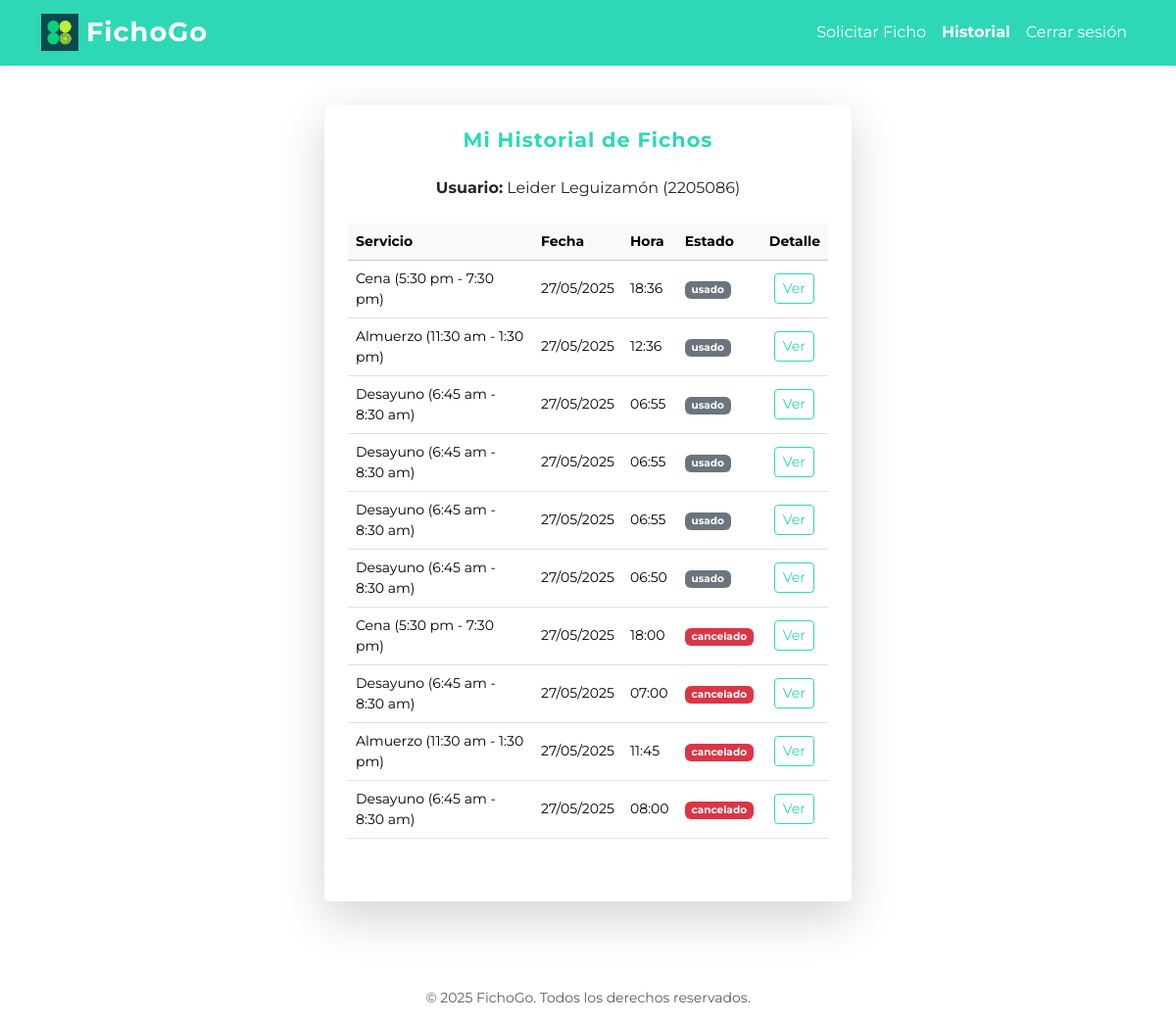
Before: /usuario/ (signed in) with the older database file.
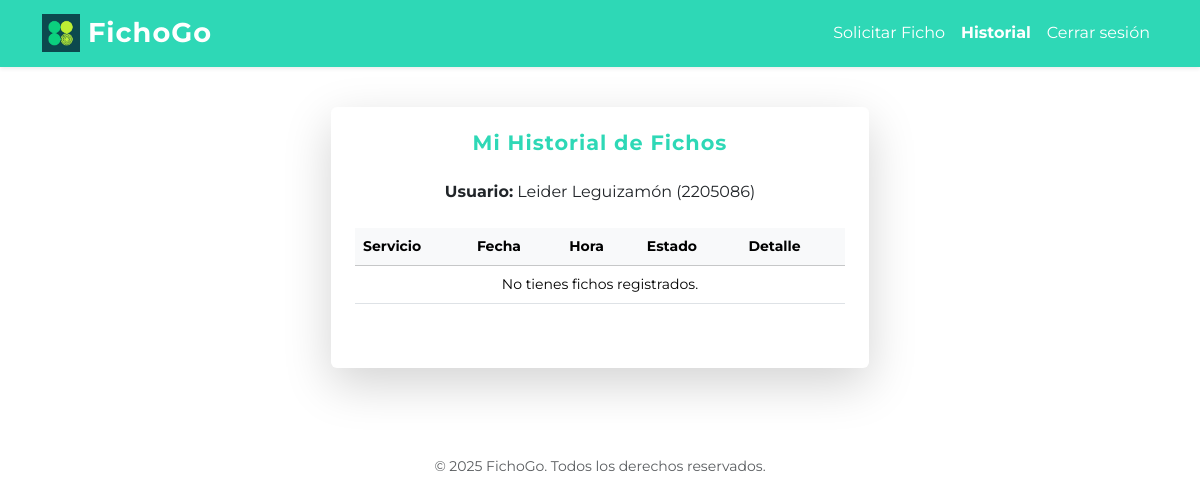
After: the same page with the newer database file.
### core/models.py (models this page shows, shortened)
class Ficho(models.Model):
    usuario = models.ForeignKey(settings.AUTH_USER_MODEL, on_delete=models.CASCADE)
    cupo = models.ForeignKey(Cupo, on_delete=models.CASCADE)
    hora = models.TimeField()
    estado = models.CharField(max_length=20, choices=[('activo', 'Activo'), ('cancelado', 'Cancelado')], default='activo')
    fecha_creacion = models.DateTimeField(auto_now_add=True)
    codigo_qr = models.ImageField(upload_to='qr/', blank=True, null=True)
    hora_validacion = models.DateTimeField(null=True, blank=True)

class Cupo(models.Model):
    SERVICIOS = [
        ('desayuno', 'Desayuno (6:45 am - 8:30 am)'),
        ('almuerzo', 'Almuerzo (11:30 am - 1:30 pm)'),
        ('cena', 'Cena (5:30 pm - 7:30 pm)')
    ]
    nombre_servicio = models.CharField(max_length=100, choices=SERVICIOS, verbose_name='Servicio')
    cantidad_total = models.PositiveIntegerField()
    cantidad_disponible = models.PositiveIntegerField()
    fecha = models.DateField()

### core/views.py (the view)
# urls.py: path('usuario/', views.usuario_view, name='usuario'),
def usuario_view(request):
    from .models import Ficho
    if not request.user.is_authenticated:
        return redirect('login')
    hoy = timezone.now().date()
    ficho_existente = None
    if not request.user.is_staff:
        ficho_existente = Ficho.objects.filter(usuario=request.user, cupo__fecha=hoy, estado='activo').order_by('-fecha_creacion').first()
        historial_fichos = Ficho.objects.filter(usuario=request.user).order_by('-fecha_creacion')[:20]
    else:
        ficho_existente = None
        historial_fichos = None
    ultimos_fichos = Ficho.objects.filter(usuario=request.user).order_by('-fecha_creacion')[:3]
    return render(request, 'core/usuario.html', {
        'ficho_existente': ficho_existente,
        'es_admin': request.user.is_staff,
        'historial_fichos': historial_fichos,
        'ultimos_fichos': ultimos_fichos,
    })

### core/templates/core/usuario.html (shortened to what this page needs)
{% extends 'core/base.html' %}
{% block content %}
<div class="container py-3 px-1 px-sm-2">
    <div class="row justify-content-center">
        <div class="col-12 col-sm-11 col-md-9 col-lg-7 col-xl-6">
            <div class="card shadow-lg border-0 mb-4">
                <div class="card-body p-3 p-md-4">
                    <h2 class="card-title text-center mb-4 text-primary fw-bold" style="letter-spacing:1px; font-size:1.3rem;">Mi Historial de Fichos</h2>
                    <p class="text-center mb-4"><strong>Usuario:</strong> {{ request.user.first_name }} ({{ request.user.username }})</p>
                    <div class="table-responsive mb-4">
                        <table class="table table-hover align-middle small">
                            <thead class="table-light">
                                <tr>
                                    <th>Servicio</th>
                                    <th>Fecha</th>
                                    <th>Hora</th>
                                    <th>Estado</th>
                                    <th>Detalle</th>
                                </tr>
                            </thead>
                            <tbody>
                                {% for ficho in historial_fichos %}
                                <tr>
                                    <td>{{ ficho.cupo.get_nombre_servicio_display }}</td>
                                    <td>{{ ficho.cupo.fecha|date:'d/m/Y' }}</td>
                                    <td>{{ ficho.hora }}</td>
                                    <td>
                                        {% if ficho.estado == 'activo' %}
                                            <span class="badge bg-info text-dark">{{ ficho.estado }}</span>
                                        {% elif ficho.estado == 'cancelado' %}
                                            <span class="badge bg-danger">{{ ficho.estado }}</span>
                                        {% elif ficho.estado == 'usado' or ficho.estado == 'validado' %}
                                            <span class="badge bg-secondary">{{ ficho.estado }}</span>
                                        {% else %}
                                            <span class="badge bg-light text-dark">{{ ficho.estado }}</span>
                                        {% endif %}
                                    </td>
                                    <td><a href="{% url 'ver_ficho' ficho.id %}" class="btn btn-outline-primary btn-sm">Ver</a></td>
                                </tr>
                                {% empty %}
                                <tr><td colspan="5" class="text-center">No tienes fichos registrados.</td></tr>
                                {% endfor %}
                            </tbody>
                        </table>
                    </div>
                </div>
            </div>
        </div>
    </div>
</div>
{% endblock %}

### core/templates/core/base.html (shortened to what this page needs)
<!DOCTYPE html>
<html lang="es">
<head>
    <link href="https://cdn.jsdelivr.net/npm/bootstrap@5.3.3/dist/css/bootstrap.min.css" rel="stylesheet">
    <link rel="stylesheet" href="https://cdnjs.cloudflare.com/ajax/libs/animate.css/4.1.1/animate.min.css"/>
</head>
<body>
  {% load static %}
  {% block navbar %}
    {% include 'core/navbar.html' %}
  {% endblock %}
  <div class="container">
      {% block content %}{% endblock %}
  </div>
  <footer class="text-center mt-5 mb-3 text-muted small">
    &copy; 2025 FichoGo. Todos los derechos reservados.
  </footer>
</body>
</html>

### core/templates/core/navbar.html (shortened to what this page needs)
<nav class="navbar navbar-expand-lg navbar-light bg-white shadow-sm mb-4">
  <div class="container">
    <a class="navbar-brand fw-bold text-primary d-flex align-items-center gap-2" href="{% url 'usuario' %}" style="font-size:1.7rem; letter-spacing:1px;">
      <img src="{{ MEDIA_URL }}logo.jpg" alt="FichoGo" width="38" height="38" style="object-fit:contain;max-height:38px;">
      <span style="font-weight:700; letter-spacing:1px;">FichoGo</span>
    </a>
    <div class="collapse navbar-collapse" id="navbarNav">
      <ul class="navbar-nav ms-auto mb-2 mb-lg-0">
        <li class="nav-item">
          <a class="nav-link {% if request.resolver_match.url_name == 'solicitar_ficho' %}active fw-bold text-primary{% endif %}" href="{% url 'solicitar_ficho' %}">Solicitar Ficho</a>
        </li>
        <li class="nav-item">
          <a class="nav-link {% if request.resolver_match.url_name == 'usuario' %}active fw-bold text-primary{% endif %}" href="{% url 'usuario' %}">Historial</a>
        </li>
        <li class="nav-item">
          <a class="nav-link" href="{% url 'logout' %}">Cerrar sesión</a>
        </li>
      </ul>
    </div>
  </div>
</nav>

### core/templates/core/base.html (style rules this page uses)
body { font-family: 'Montserrat', sans-serif; }
.navbar, .bg-primary, .btn-primary { background-color: #2ed8b6 !important; border-color: #2ed8b6 !important; }
.navbar .navbar-brand, .navbar .nav-link, .btn-primary { color: #fff !important; }
.navbar .navbar-brand { margin-right: 20px; }
.text-primary { color: #2ed8b6 !important; }

Changed rows visible on the page:
removed Ficho: cupo.nombre_servicio "Cena (5:30 pm - 7:30 pm)", cupo.fecha "27/05/2025", hora "18:36", estado "usado"
removed Ficho: cupo.nombre_servicio "Almuerzo (11:30 am - 1:30 pm)", cupo.fecha "27/05/2025", hora "12:36", estado "usado"
removed Ficho: cupo.nombre_servicio "Desayuno (6:45 am - 8:30 am)", cupo.fecha "27/05/2025", hora "06:55", estado "usado"
removed Ficho: cupo.nombre_servicio "Desayuno (6:45 am - 8:30 am)", cupo.fecha "27/05/2025", hora "06:55", estado "usado"
removed Ficho: cupo.nombre_servicio "Desayuno (6:45 am - 8:30 am)", cupo.fecha "27/05/2025", hora "06:55", estado "usado"
removed Ficho: cupo.nombre_servicio "Desayuno (6:45 am - 8:30 am)", cupo.fecha "27/05/2025", hora "06:50", estado "usado"
removed Ficho: cupo.nombre_servicio "Cena (5:30 pm - 7:30 pm)", cupo.fecha "27/05/2025", hora "18:00", estado "cancelado"
removed Ficho: cupo.nombre_servicio "Desayuno (6:45 am - 8:30 am)", cupo.fecha "27/05/2025", hora "07:00", estado "cancelado"
removed Ficho: cupo.nombre_servicio "Almuerzo (11:30 am - 1:30 pm)", cupo.fecha "27/05/2025", hora "11:45", estado "cancelado"
removed Ficho: cupo.nombre_servicio "Desayuno (6:45 am - 8:30 am)", cupo.fecha "27/05/2025", hora "08:00", estado "cancelado"
Other visible differences:
text now shown: "No tienes fichos registrados."
